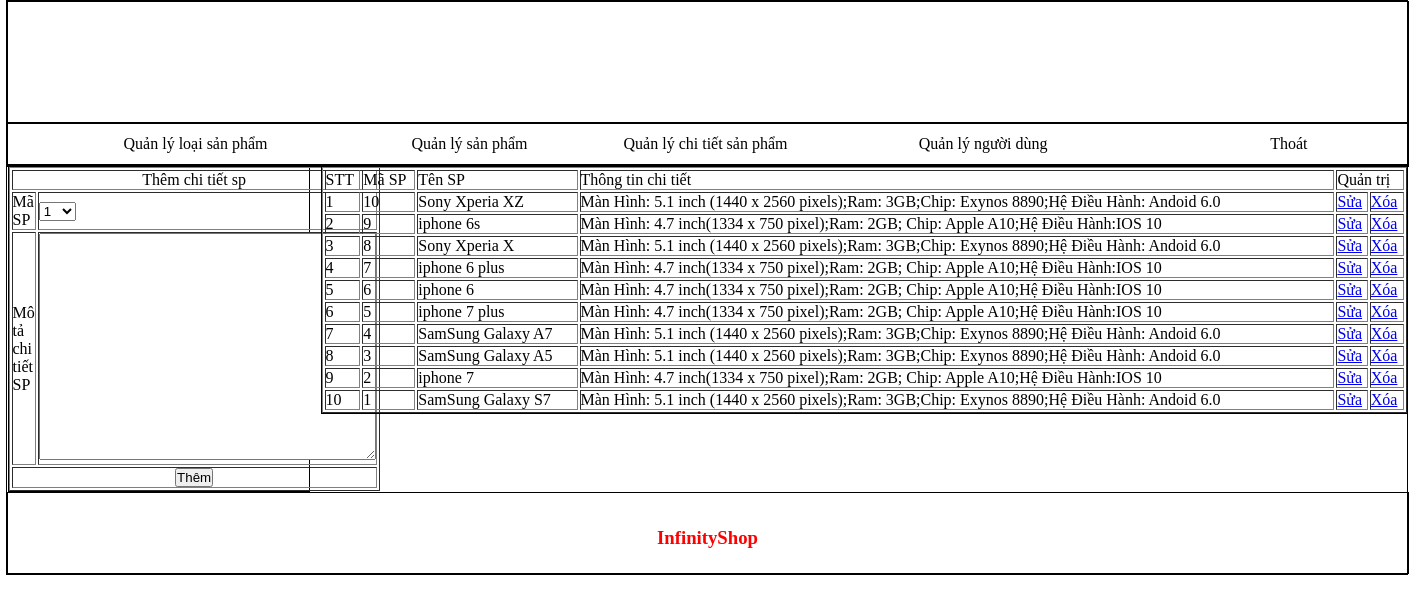
The app's page /ShopDienThoai2/AdminCP/index.php?quanly=quanlychitietsp&ac=them with its own data.
### tables this page shows
CREATE TABLE `chitietsp` (
  `MaSP` int(11) DEFAULT NULL,
  `ChiTietSP` varchar(255) DEFAULT NULL,
  KEY `FK_SanPham_ChiTietSP` (`MaSP`),
  CONSTRAINT `FK_SanPham_ChiTietSP` FOREIGN KEY (`MaSP`) REFERENCES `sanpham` (`MaSP`) ON DELETE CASCADE ON UPDATE NO ACTION
);

CREATE TABLE `sanpham` (
  `MaSP` int(11) NOT NULL AUTO_INCREMENT,
  `TenSP` varchar(255) DEFAULT NULL,
  `MaLoai` int(11) DEFAULT NULL,
  `TenHinhAnh` varchar(255) DEFAULT NULL,
  `TinhTrang` int(11) DEFAULT NULL,
  `GiaBan` double(255,0) DEFAULT NULL,
  `SoLuong` int(255) DEFAULT NULL,
  PRIMARY KEY (`MaSP`),
  UNIQUE KEY `FK_SP` (`MaSP`),
  KEY `FK_LoaiSP_SP` (`MaLoai`),
  CONSTRAINT `FK_LoaiSP_SP` FOREIGN KEY (`MaLoai`) REFERENCES `loaisanpham` (`MaLoai`) ON DELETE CASCADE ON UPDATE NO ACTION
);

### ShopDienThoai2/AdminCP/modules/quanlychitietsp/lietke.php (the view)
<?php
	include('config.php');
	$sql="select * from chitietsp, sanpham where chitietsp.MaSP=sanpham.MaSP order by sanpham.MaSP desc";
	$run=mysqli_query($conn,$sql);
?>
<table width="100%" border="1" cellpadding="5">
  <tr>
    <td>STT</td>
    <td>Mã SP</td>
    <td>Tên SP</td>
    <td>Thông tin chi tiết</td>
    <td colspan="2">Quản trị</td>
  </tr>
  <?php
  $i=1;
  while($dong=mysqli_fetch_array($run)){
  ?>
  <tr>
    <td><?php echo $i; ?></td>
    <td><?php echo $dong['MaSP'] ?></td>
    <td><?php echo $dong['TenSP'] ?></td>
    <td><?php echo $dong['ChiTietSP'] ?></td>
    <td><a href="index.php?quanly=quanlychitietsp&ac=sua&id=<?php echo $dong['MaSP'] ?>">Sửa</td>
    <td><a href="modules/quanlychitietsp/xuly.php?id=<?php echo $dong['MaSP'] ?>"> Xóa</td>
  </tr>
  <?php
  $i++;
  }
  ?>
</table>

### ShopDienThoai2/AdminCP/stylecp.css (style rules this page uses)
* { padding:0; margin:0; }

### records on screen
chitietsp: MaSP.MaSP "10", MaSP.TenSP "Sony Xperia XZ", ChiTietSP "Màn Hình: 5.1 inch (1440 x 2560 pixels);Ram: 3GB;Chip: Exynos 8890;Hệ Điều Hành: Andoid 6.0"
chitietsp: MaSP.MaSP "9", MaSP.TenSP "iphone 6s", ChiTietSP "Màn Hình: 4.7 inch(1334 x 750 pixel);Ram: 2GB; Chip: Apple A10;Hệ Điều Hành:IOS 10"
chitietsp: MaSP.MaSP "8", MaSP.TenSP "Sony Xperia X", ChiTietSP "Màn Hình: 5.1 inch (1440 x 2560 pixels);Ram: 3GB;Chip: Exynos 8890;Hệ Điều Hành: Andoid 6.0"
chitietsp: MaSP.MaSP "7", MaSP.TenSP "iphone 6 plus", ChiTietSP "Màn Hình: 4.7 inch(1334 x 750 pixel);Ram: 2GB; Chip: Apple A10;Hệ Điều Hành:IOS 10"
chitietsp: MaSP.MaSP "6", MaSP.TenSP "iphone 6", ChiTietSP "Màn Hình: 4.7 inch(1334 x 750 pixel);Ram: 2GB; Chip: Apple A10;Hệ Điều Hành:IOS 10"
chitietsp: MaSP.MaSP "5", MaSP.TenSP "iphone 7 plus", ChiTietSP "Màn Hình: 4.7 inch(1334 x 750 pixel);Ram: 2GB; Chip: Apple A10;Hệ Điều Hành:IOS 10"
chitietsp: MaSP.MaSP "4", MaSP.TenSP "SamSung Galaxy A7", ChiTietSP "Màn Hình: 5.1 inch (1440 x 2560 pixels);Ram: 3GB;Chip: Exynos 8890;Hệ Điều Hành: Andoid 6.0"
chitietsp: MaSP.MaSP "3", MaSP.TenSP "SamSung Galaxy A5", ChiTietSP "Màn Hình: 5.1 inch (1440 x 2560 pixels);Ram: 3GB;Chip: Exynos 8890;Hệ Điều Hành: Andoid 6.0"
chitietsp: MaSP.MaSP "2", MaSP.TenSP "iphone 7", ChiTietSP "Màn Hình: 4.7 inch(1334 x 750 pixel);Ram: 2GB; Chip: Apple A10;Hệ Điều Hành:IOS 10"
chitietsp: MaSP.MaSP "1", MaSP.TenSP "SamSung Galaxy S7", ChiTietSP "Màn Hình: 5.1 inch (1440 x 2560 pixels);Ram: 3GB;Chip: Exynos 8890;Hệ Điều Hành: Andoid 6.0"

### other values on screen
form field masp "1"
